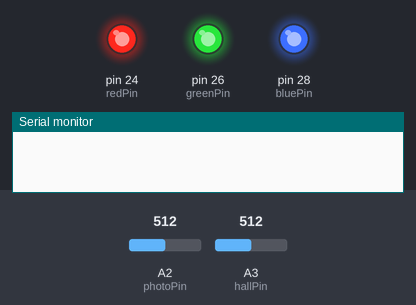
A sketch run on a simulated Arduino Mega 2560, built with avr-gcc and run on an emulated ATmega2560. On the bench: output pins drawn as LEDs (lit = HIGH), the last lines printed to the serial monitor. The test bench sets the inputs (shaded band); at power-on: A2 (photoPin) = 512, A3 (hallPin) = 512.

Above: at 0.49 s.
At 0.84 s:
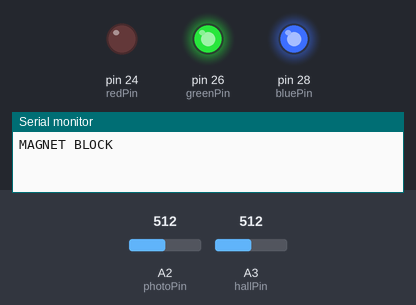
At 1.76 s:
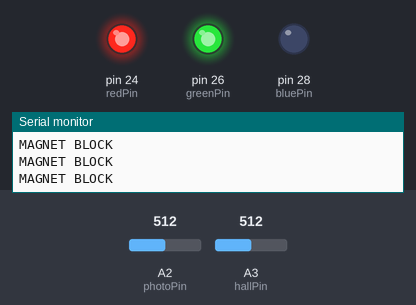
At 2.92 s:
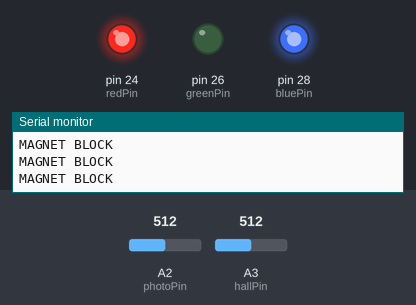
Timing chart, 0 to 3.2 s (numbered marks = the images above):
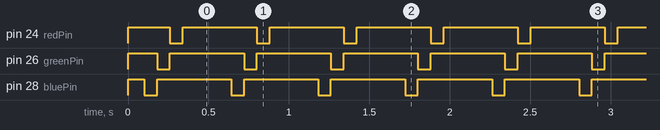

Measured:
- by itself, pin 24 (redPin), pin 26 (greenPin), pin 28 (bluePin): alternates HIGH for 0.46 s and LOW for 0.08 s

The sketch:

blockdet.ino
```cpp
int photoPin = A2;
int vals[3];                 // array to store three color reading
int delaytime = 80;          // delay between readings to allow phototransistor to come to steady state
char serialByte = '0';        // incoming serial byte to read desired driving mode
int hallPin = A3;
int hallMem = 0;
int hallVal = 0;
float cR=0;
float cG=0;
float cB=0;

const int bluePin = 28;
const int greenPin = 26;
const int redPin = 24;
const int blockDet = 25;


void setup() {
  // Start serial
  Serial.begin(9600);
  while (!Serial) {
    ; // wait for a serial port connection before continuing.
  }

  pinMode(bluePin, OUTPUT);  digitalWrite(bluePin, HIGH);
  pinMode(greenPin, OUTPUT); digitalWrite(greenPin, HIGH);
  pinMode(redPin, OUTPUT);   digitalWrite(redPin, HIGH);
  pinMode(A3, INPUT);

}

void loop() {
  delay(100);

    /*Serial.println("");
    Serial.println("Blue, Green, Red");
  *

    //*** set LED color to blue ***/
    digitalWrite(bluePin, LOW);
    digitalWrite(greenPin, HIGH);
    digitalWrite(redPin, HIGH);

    delay(delaytime);// wait for photo tranistor to come to steady state

    vals[0] = analogRead(photoPin); // read phototransistor and store value
    //Serial.print(vals[0]); Serial.print(", "); // print stored value.

    //*** set LED color to green ***//
    digitalWrite(bluePin, HIGH);
    digitalWrite(greenPin, LOW);
    digitalWrite(redPin, HIGH);

    delay(delaytime);// wait for photo tranistor to come to steady state

    vals[1] = analogRead(photoPin); // read phototransistor and store value
    //Serial.print(vals[1]); Serial.print(", "); // print stored value.

    //*** set LED color to Red ***//
    digitalWrite(bluePin, HIGH);
    digitalWrite(greenPin, HIGH);
    digitalWrite(redPin, LOW);

    delay(delaytime);// wait for photo tranistor to come to steady state

    vals[2] = analogRead(photoPin); // read phototransistor and store value
    //Serial.println(vals[2]); // print stored value.
    cR=vals[2];
    cG=vals[1];
    cB=vals[0];
  //colorNumR=colorNumR/10;
  //colorNumG=colorNumG/10;
  //colorNumB=colorNumB/10;
  // turn off LED and wait for another cycle
  digitalWrite(bluePin, HIGH);
  digitalWrite(greenPin, HIGH);
  digitalWrite(redPin, HIGH);
  delay(200);

  hallVal=analogRead(A3);
  if (hallVal >=512 || hallVal <=508){
    Serial.println("MAGNET BLOCK");
    hallMem=1;
  }
  else{
    if (cB>150 && cB<200 && cR>50 && cR<100 && cG>80 && cG<125){
    Serial.println("Blue Block Detected");
    Serial.println(cB);
    Serial.println(cR);
    Serial.println(cG);
    }
    else if(cR > 150){
    Serial.println("Red Block Detected");
    Serial.println(cB);
    Serial.println(cR);
    Serial.println(cG);
    }
    else if(cG > 125 && cG< 200){
    Serial.println("Green Block Detected");
    Serial.println(cB);
    Serial.println(cR);
    Serial.println(cG);
    }
    else{
    Serial.println("No Block");
    Serial.println(cB);
    Serial.println(cR);
    Serial.println(cG);
    }
  }
  }
```
